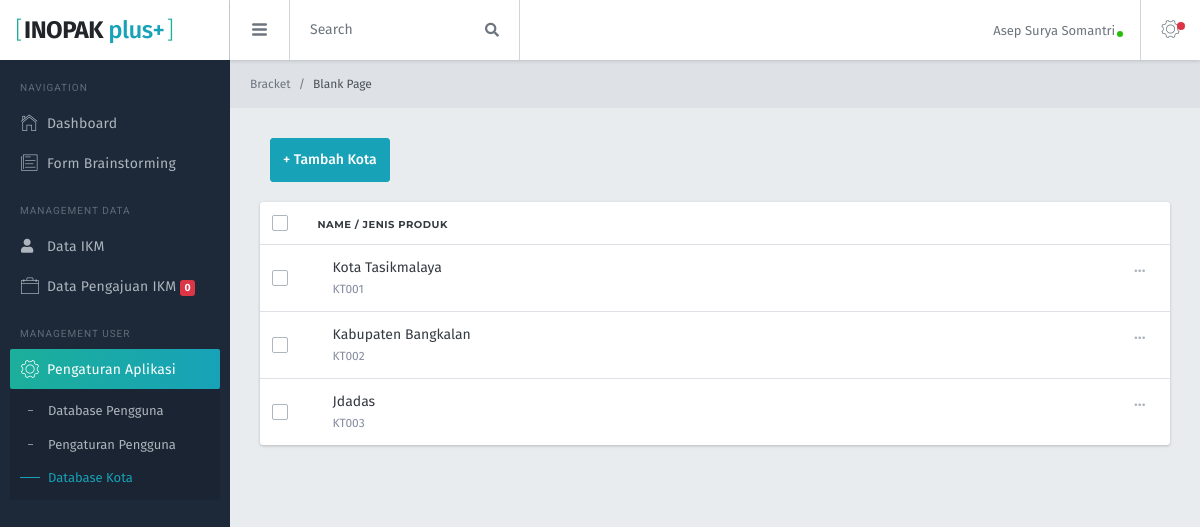
Screenshot of /view/kota/data_kota (signed in) with the database file from the repository.
### tables this page shows
CREATE TABLE `tb_kota` (
  `no` int(11) NOT NULL,
  `id_kota` varchar(30) NOT NULL,
  `nama_kota` varchar(30) NOT NULL
);

### view/kota/data_kota.php (the view, shortened to what this page needs)
<!DOCTYPE html>
<html lang="en">
  <head>
    <link href="../../lib/@fortawesome/fontawesome-free/css/all.min.css" rel="stylesheet">
    <link href="../../lib/ionicons/css/ionicons.min.css" rel="stylesheet">
    <link rel="stylesheet" href="../../lib/sweet_alert/sweetalert2.min.css">
    <link rel="stylesheet" href="../../css/bracket.css">
  </head>
  <body>
    <?php
    include '../../asset/left_panel.php';
    ?>
    <?php
    include '../../asset/head_panel.php';
    ?>
    <?php
    include '../lib/koneksi.php';
    ?>
    <div class="br-mainpanel">
      <div class="br-pageheader">
        <nav class="breadcrumb pd-0 mg-0 tx-12">
          <a class="breadcrumb-item" href="index.html">Bracket</a>
          <span class="breadcrumb-item active">Blank Page</span>
        </nav>
      </div>
      <div class="br-pagebody pd-x-20 pd-sm-x-30">
      <div class="mg-t-20 pd-x-10 mg-b-20">
      <a href="" class="btn btn-info tx-medium" data-toggle="modal" data-target="#modaldemo2">+ Tambah Kota</a><br>
      </div>
      <?php include '../modal/alert.php' ?>
      <div class="card bd-0 shadow-base ">
          <table class="table mg-b-0 table-contact">
            <thead>
              <tr>
                <th class="wd-5p">
                  <label class="ckbox mg-b-0">
                  </label>
                </th>
                <th class="tx-10-force tx-mont tx-medium">Name / Jenis Produk</th>
                <th class="wd-5p hidden-xs-down"></th>
              </tr>
            </thead>
            <tbody>
            <?php
              $query = "SELECT * FROM tb_kota";
              $result = mysqli_query($koneksi, $query);
            while($data2 = mysqli_fetch_assoc($result))
            {
             ?>
            <tr>
                <td class="valign-middle">
                  <label class="ckbox mg-b-0">
                  </label>
                </td>
                <td>
                  <div class="d-flex align-items-center">
                    <div class="mg-l-15">
                      <div class="tx-inverse"><?php echo $data2['nama_kota'] ?></div>
                      <span class="tx-12"><?php echo $data2['id_kota'] ?></span>
                    </div>
                  </div>
                </td>
                <td class="dropdown hidden-xs-down">
                  <a href="#" data-toggle="dropdown" class="btn pd-y-3 tx-gray-500 hover-info"><i class="icon ion-more"></i></a>
                </td>
              </tr>
              <?php }?>
            </tbody>
          </table>
      </div>
      </div>
<br>
    </div>
<body>
</body>
  </body>
</html>

### rows the page displays
tb_kota: nama_kota "Kota Tasikmalaya", id_kota "KT001"
tb_kota: nama_kota "Kabupaten Bangkalan", id_kota "KT002"
tb_kota: nama_kota "Jdadas", id_kota "KT003"

### other values shown
$query->num_rows "0"
$_SESSION['nama'] "Asep Surya Somantri"
